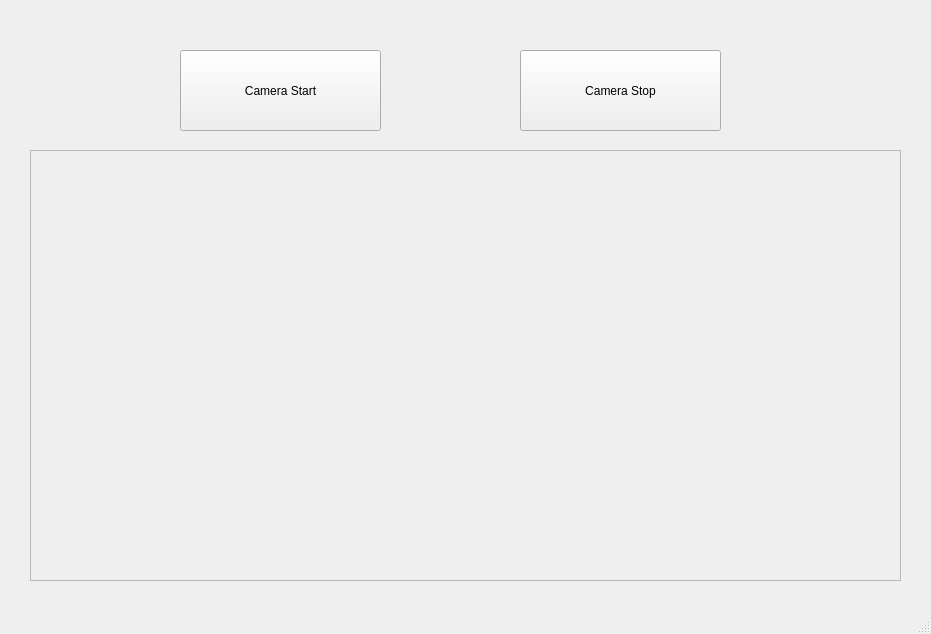
<?xml version="1.0" encoding="UTF-8"?>
<ui version="4.0">
 <class>BasicWebCam</class>
 <widget class="QMainWindow" name="BasicWebCam">
  <property name="geometry">
   <rect>
    <x>0</x>
    <y>0</y>
    <width>931</width>
    <height>634</height>
   </rect>
  </property>
  <property name="windowTitle">
   <string>BasicWebCam</string>
  </property>
  <widget class="QWidget" name="centralwidget">
   <widget class="QPushButton" name="btnCamStart">
    <property name="geometry">
     <rect>
      <x>180</x>
      <y>50</y>
      <width>201</width>
      <height>81</height>
     </rect>
    </property>
    <property name="text">
     <string>Camera Start</string>
    </property>
   </widget>
   <widget class="QPushButton" name="btnCamStop">
    <property name="geometry">
     <rect>
      <x>520</x>
      <y>50</y>
      <width>201</width>
      <height>81</height>
     </rect>
    </property>
    <property name="text">
     <string>Camera Stop</string>
    </property>
   </widget>
   <widget class="QScrollArea" name="scrollArea">
    <property name="geometry">
     <rect>
      <x>30</x>
      <y>150</y>
      <width>871</width>
      <height>431</height>
     </rect>
    </property>
    <property name="widgetResizable">
     <bool>true</bool>
    </property>
    <widget class="QWidget" name="scrollAreaWidgetContents">
     <property name="geometry">
      <rect>
       <x>0</x>
       <y>0</y>
       <width>869</width>
       <height>429</height>
      </rect>
     </property>
    </widget>
   </widget>
  </widget>
  <widget class="QMenuBar" name="menubar">
   <property name="geometry">
    <rect>
     <x>0</x>
     <y>0</y>
     <width>931</width>
     <height>28</height>
    </rect>
   </property>
  </widget>
  <widget class="QStatusBar" name="statusbar"/>
 </widget>
 <resources/>
 <connections/>
</ui>
